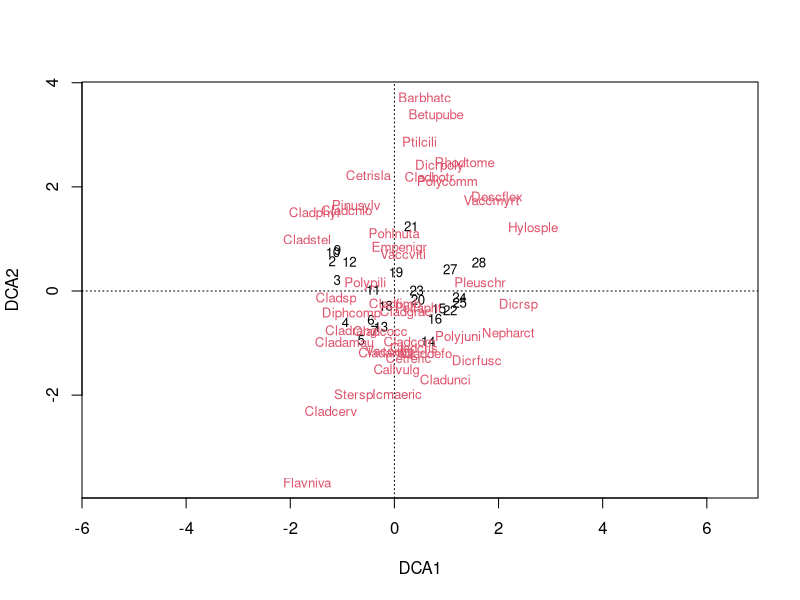
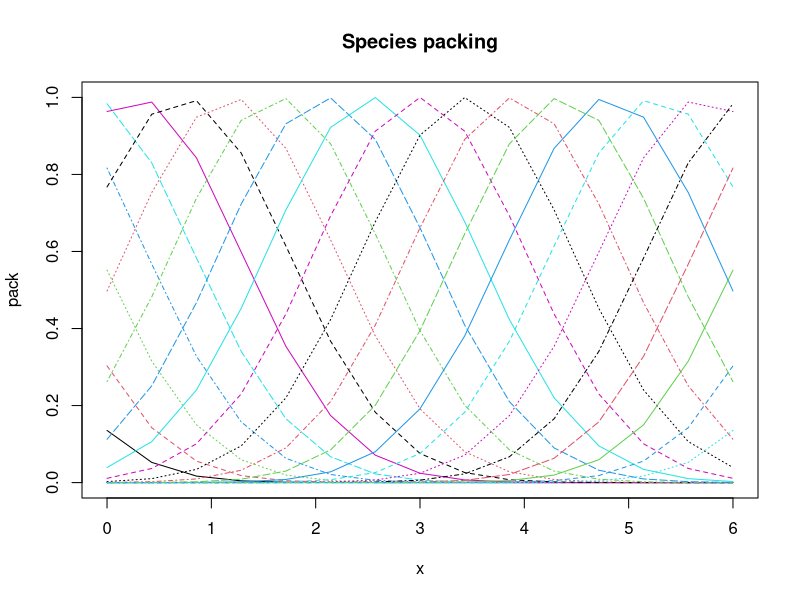
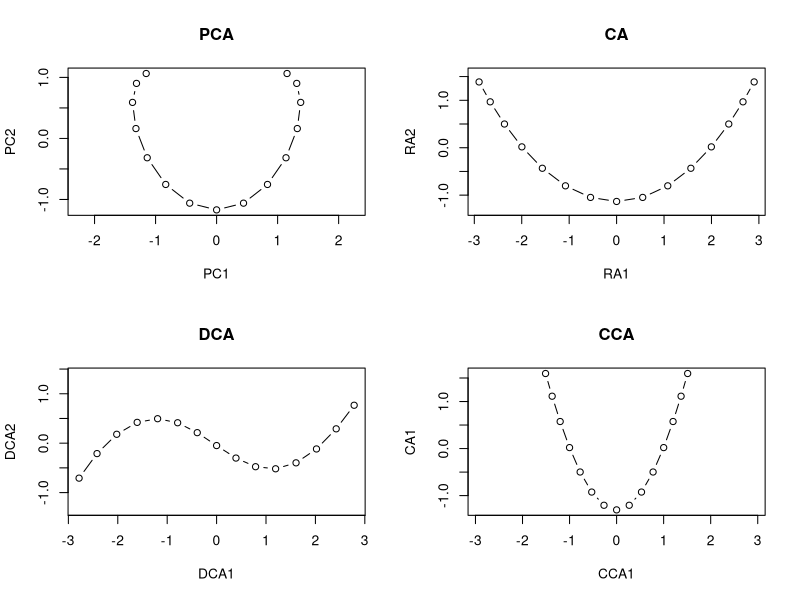
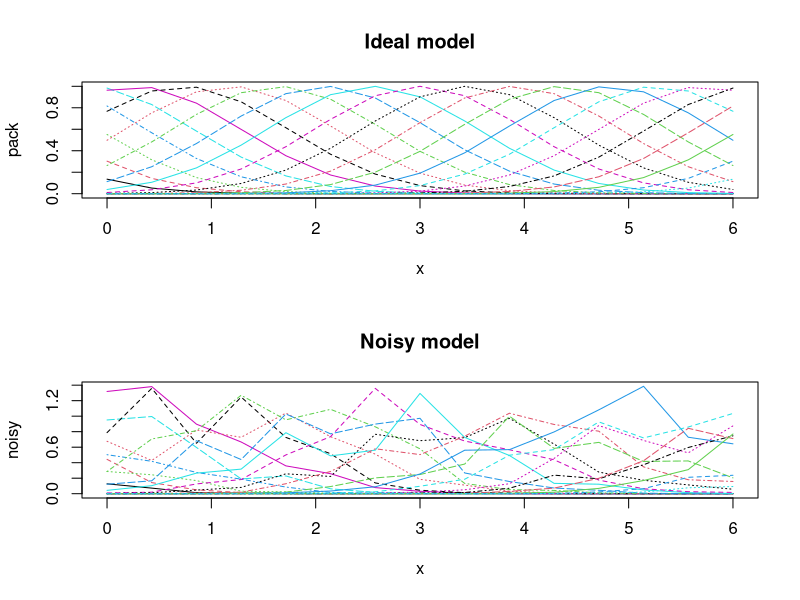
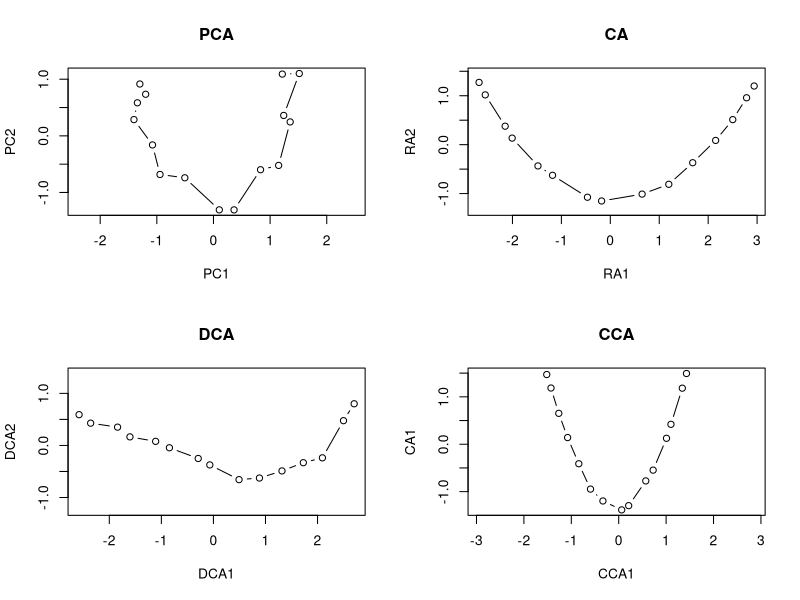

Source code (R) for these figures, in order:
library(vegan)


### Name: decorana
### Title: Detrended Correspondence Analysis and Basic Reciprocal Averaging
### Aliases: decorana summary.decorana print.summary.decorana plot.decorana
###   downweight scores.decorana points.decorana text.decorana
### Keywords: multivariate

### ** Examples

data(varespec)
vare.dca <- decorana(varespec)
vare.dca
summary(vare.dca)
plot(vare.dca)

### the detrending rationale:
gaussresp <- function(x,u) exp(-(x-u)^2/2)
x <- seq(0,6,length=15) ## The gradient
u <- seq(-2,8,len=23)   ## The optima
pack <- outer(x,u,gaussresp)
matplot(x, pack, type="l", main="Species packing")
opar <- par(mfrow=c(2,2))
plot(scores(prcomp(pack)), asp=1, type="b", main="PCA")
plot(scores(decorana(pack, ira=1)), asp=1, type="b", main="CA")
plot(scores(decorana(pack)), asp=1, type="b", main="DCA")
plot(scores(cca(pack ~ x), dis="sites"), asp=1, type="b", main="CCA")

### Let's add some noise:
noisy <- (0.5 + runif(length(pack)))*pack
par(mfrow=c(2,1))
matplot(x, pack, type="l", main="Ideal model")
matplot(x, noisy, type="l", main="Noisy model")
par(mfrow=c(2,2))
plot(scores(prcomp(noisy)), type="b", main="PCA", asp=1)
plot(scores(decorana(noisy, ira=1)), type="b", main="CA", asp=1)
plot(scores(decorana(noisy)), type="b", main="DCA", asp=1)
plot(scores(cca(noisy ~ x), dis="sites"), asp=1, type="b", main="CCA")
par(opar)
